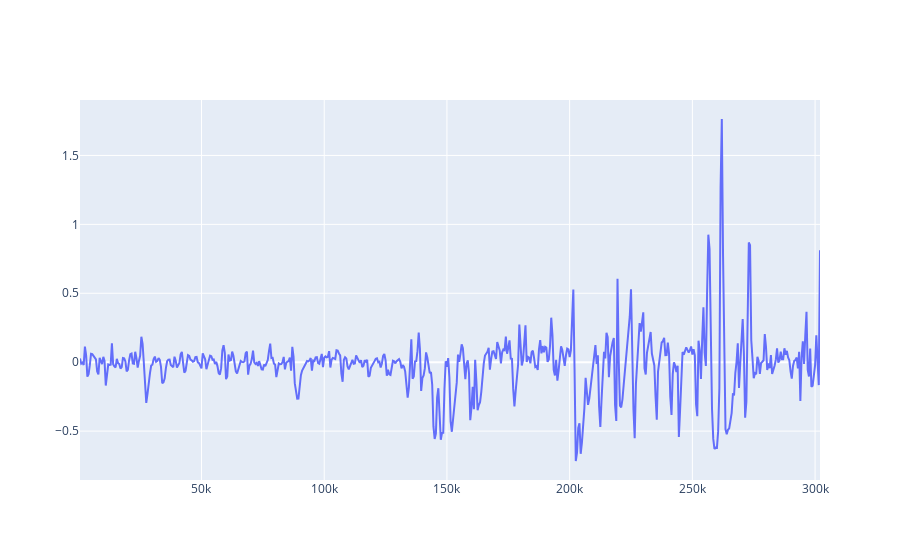

Notebook source saved alongside this figure:
### Code cell
df_ecg = pd.read_csv(f'c3_muse_stress/feature_segments/ECG/{subject}.csv')

fig = go.Figure()
fig.add_trace(go.Scatter(x=df_ecg['timestamp'], y=df_ecg['ECG'], mode='lines', name='ECG'))
fig.show()

### Figure 1 — Plotly figure (JSON) as saved in the notebook; plotly's stock layout.template omitted (floating-point values rounded to 4 significant figures; data arrays with more than 128 entries replaced by an {"elided": "..."} marker saying what was removed)
{"data": [{"mode": "lines", "name": "ECG", "type": "scatter", "x": {"elided": "604 int values"}, "y": {"elided": "604 float values"}}], "layout": {}}
